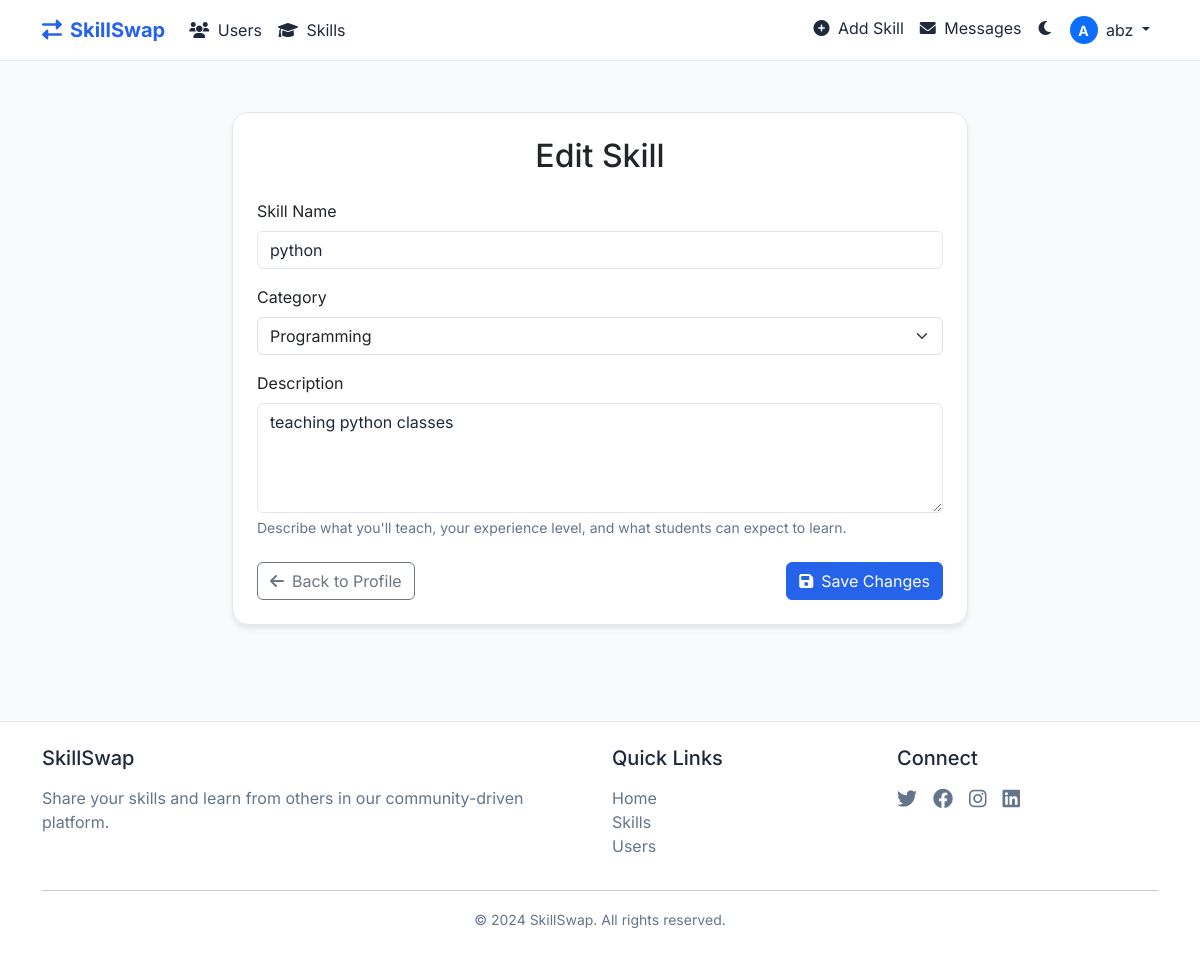
The page /edit_skill/4 (signed in) on the database its author committed.
### app.py (models this page shows)
class User(UserMixin, db.Model):
    id = db.Column(db.Integer, primary_key=True)
    username = db.Column(db.String(80), unique=True, nullable=False)
    email = db.Column(db.String(120), unique=True, nullable=False)
    password_hash = db.Column(db.String(256), nullable=False)
    created_at = db.Column(db.DateTime, default=datetime.utcnow)
    is_verified = db.Column(db.Boolean, default=False)
    is_admin = db.Column(db.Boolean, default=False)
    skills = db.relationship('Skill', backref='user', lazy=True)
    verification_requests = db.relationship('VerificationRequest', backref='user', lazy=True)

class Skill(db.Model):
    id = db.Column(db.Integer, primary_key=True)
    name = db.Column(db.String(100), nullable=False)
    description = db.Column(db.Text, nullable=False)
    category = db.Column(db.String(50), nullable=False)
    icon = db.Column(db.String(50), nullable=False, default='graduation-cap')
    teacher_id = db.Column(db.Integer, db.ForeignKey('user.id'), nullable=False)
    created_at = db.Column(db.DateTime, default=datetime.utcnow)

### app.py (the view, shortened to what this page needs)
@app.route('/edit_skill/<int:skill_id>', methods=['GET', 'POST'])
@login_required
def edit_skill(skill_id):
    skill = Skill.query.get_or_404(skill_id)
    if skill.teacher_id != current_user.id:
        flash('You do not have permission to edit this skill.', 'danger')
        return redirect(url_for('skills_list'))
    return render_template('edit_skill.html', skill=skill, categories=[cat['name'] for cat in CATEGORIES])

### app.py (called while the page is built)
@login_manager.user_loader
def load_user(user_id):
    return User.query.get(int(user_id))

@app.context_processor
def utility_processor():
    def is_admin():
        if current_user.is_authenticated:
            return current_user.is_admin
        return False
    return dict(is_admin=is_admin)

@app.context_processor
def unread_messages_count():
    count = 0
    if current_user.is_authenticated:
        count = Message.query.filter_by(recipient_id=current_user.id, read=False).count()
    return dict(unread_messages_count=count)

### templates/edit_skill.html (shortened to what this page needs)
{% extends "base.html" %}
{% block content %}
<div class="container py-5">
    <div class="row justify-content-center">
        <div class="col-lg-8">
            <div class="card animate-on-scroll">
                <div class="card-body p-4">
                    <h2 class="text-center mb-4">Edit Skill</h2>
                    <form method="POST" action="{{ url_for('edit_skill', skill_id=skill.id) }}">
                        <div class="mb-3">
                            <label for="name" class="form-label">Skill Name</label>
                            <input type="text" class="form-control" id="name" name="name" value="{{ skill.name }}" required>
                        </div>
                        <div class="mb-3">
                            <label for="category" class="form-label">Category</label>
                            <select class="form-select" id="category" name="category" required>
                                {% for category in categories %}
                                <option value="{{ category }}" {% if category == skill.category %}selected{% endif %}>{{ category }}</option>
                                {% endfor %}
                            </select>
                        </div>
                        <div class="mb-3">
                            <label for="description" class="form-label">Description</label>
                            <textarea class="form-control" id="description" name="description" rows="4" required>{{ skill.description }}</textarea>
                            <div class="form-text text-muted">
                                Describe what you'll teach, your experience level, and what students can expect to learn.
                            </div>
                        </div>
                        <div class="d-flex justify-content-between mt-4">
                            <a href="{{ url_for('user_profile', user_id=current_user.id) }}" class="btn btn-outline-secondary">
                                <i class="fas fa-arrow-left me-2"></i>Back to Profile
                            </a>
                            <button type="submit" class="btn btn-primary">
                                <i class="fas fa-save me-2"></i>Save Changes
                            </button>
                        </div>
                    </form>
                </div>
            </div>
        </div>
    </div>
</div>
{% endblock %}

### templates/base.html (shortened to what this page needs)
<!DOCTYPE html>
<html lang="en">
<head>
    <link href="https://cdn.jsdelivr.net/npm/bootstrap@5.3.0/dist/css/bootstrap.min.css" rel="stylesheet">
    <link href="https://cdnjs.cloudflare.com/ajax/libs/font-awesome/6.0.0/css/all.min.css" rel="stylesheet">
    <link href="{{ url_for('static', filename='css/style.css') }}" rel="stylesheet">
</head>
<body>
    <nav class="navbar navbar-expand-lg fixed-top">
        <div class="container">
            <a class="navbar-brand" href="{{ url_for('index') }}">
                <i class="fas fa-exchange-alt me-2"></i>SkillSwap
            </a>
            <div class="collapse navbar-collapse" id="navbarNav">
                <ul class="navbar-nav me-auto">
                    <li class="nav-item">
                        <a class="nav-link" href="{{ url_for('users_list') }}">
                            <i class="fas fa-users me-1"></i> Users
                        </a>
                    </li>
                    <li class="nav-item">
                        <a class="nav-link" href="{{ url_for('skills_list') }}">
                            <i class="fas fa-graduation-cap me-1"></i> Skills
                        </a>
                    </li>
                </ul>
                <ul class="navbar-nav">
                    {% if current_user.is_authenticated %}
                    <li class="nav-item">
                        <a class="nav-link" href="{{ url_for('add_skill') }}">
                            <i class="fas fa-plus-circle me-1"></i> Add Skill
                        </a>
                    </li>
                    <li class="nav-item">
                        <a class="nav-link" href="{{ url_for('messages_inbox') }}">
                            <i class="fas fa-envelope me-1"></i> Messages
                        </a>
                    </li>
                    {% endif %}
                    <li class="nav-item">
                        <div class="theme-toggle nav-link" onclick="toggleTheme()">
                            <i class="fas fa-moon"></i>
                        </div>
                    </li>
                    {% if current_user.is_authenticated %}
                        <li class="nav-item dropdown">
                            <a class="nav-link dropdown-toggle" href="#" id="navbarDropdown" role="button" data-bs-toggle="dropdown">
                                <span class="avatar-circle bg-primary me-1">{{ current_user.username[0] | upper }}</span>
                                {{ current_user.username }}
                            </a>
                        </li>
                    {% endif %}
                </ul>
            </div>
        </div>
    </nav>
    <main style="margin-top: 4rem;">
        {% block content %}{% endblock %}
    </main>
    <footer class="footer mt-5 py-4">
        <div class="container">
            <div class="row">
                <div class="col-md-6">
                    <h5 class="mb-3">SkillSwap</h5>
                    <p class="text-muted">Share your skills and learn from others in our community-driven platform.</p>
                </div>
                <div class="col-md-3">
                    <h5 class="mb-3">Quick Links</h5>
                    <ul class="list-unstyled">
                        <li><a href="{{ url_for('index') }}" class="text-decoration-none text-muted">Home</a></li>
                        <li><a href="{{ url_for('skills_list') }}" class="text-decoration-none text-muted">Skills</a></li>
                        <li><a href="{{ url_for('users_list') }}" class="text-decoration-none text-muted">Users</a></li>
                    </ul>
                </div>
                <div class="col-md-3">
                    <h5 class="mb-3">Connect</h5>
                    <div class="d-flex gap-3">
                        <a href="#" class="text-muted"><i class="fab fa-twitter fa-lg"></i></a>
                        <a href="#" class="text-muted"><i class="fab fa-facebook fa-lg"></i></a>
                        <a href="#" class="text-muted"><i class="fab fa-instagram fa-lg"></i></a>
                        <a href="#" class="text-muted"><i class="fab fa-linkedin fa-lg"></i></a>
                    </div>
                </div>
            </div>
            <hr>
            <div class="text-center text-muted">
                <small>&copy; {{ now.year if now else 2024 }} SkillSwap. All rights reserved.</small>
            </div>
        </div>
    </footer>
</body>
</html>

### static/css/style.css (style rules this page uses)
:root { --bg-primary: #ffffff; --bg-secondary: #f8fafc; --text-primary: #1e293b; --text-secondary: #64748b; --primary-color: #2563eb; --primary-hover: #1d4ed8; --card-bg: #ffffff; --border-color: #e2e8f0; --shadow-color: rgba(0, 0, 0, 0.1); --section-bg: #f8fafc; --muted-color: #64748b; }
body { font-family: 'Inter', system-ui, -apple-system, sans-serif; background-color: var(--bg-secondary); color: var(--text-primary); transition: background-color 0.3s, color 0.3s; }
.navbar { background-color: var(--bg-primary) !important; border-bottom: 1px solid var(--border-color); backdrop-filter: blur(10px); }
.navbar-brand { color: var(--primary-color) !important; font-weight: 700; }
.nav-link { color: var(--text-primary) !important; }
.card { background-color: var(--card-bg); border: 1px solid var(--border-color); border-radius: 1rem; box-shadow: 0 4px 6px -1px var(--shadow-color); transition: transform 0.2s, box-shadow 0.2s; }
.btn-primary { background-color: var(--primary-color); border-color: var(--primary-color); }
.theme-toggle { cursor: pointer; padding: 0.5rem; border-radius: 0.5rem; transition: background-color 0.2s; }
.form-control { background-color: var(--bg-primary); border-color: var(--border-color); color: var(--text-primary); }
.text-muted { color: var(--muted-color) !important; }
.footer { background-color: var(--bg-primary); border-top: 1px solid var(--border-color); }
.footer a { color: var(--text-secondary) !important; transition: color 0.2s; }
.animate-fade-in { animation: fadeIn 0.5s ease forwards; }
.avatar-circle { display: inline-flex; align-items: center; justify-content: center; width: 28px; height: 28px; border-radius: 50%; color: white; font-weight: bold; text-align: center; font-size: 14px; }

### rows shown on the page
User: username "A", username "abz"
Skill: name "python", category "Programming", description "teaching python classes"

### other values the page prints
{{ now.year if now else 2024 }} "2024"
